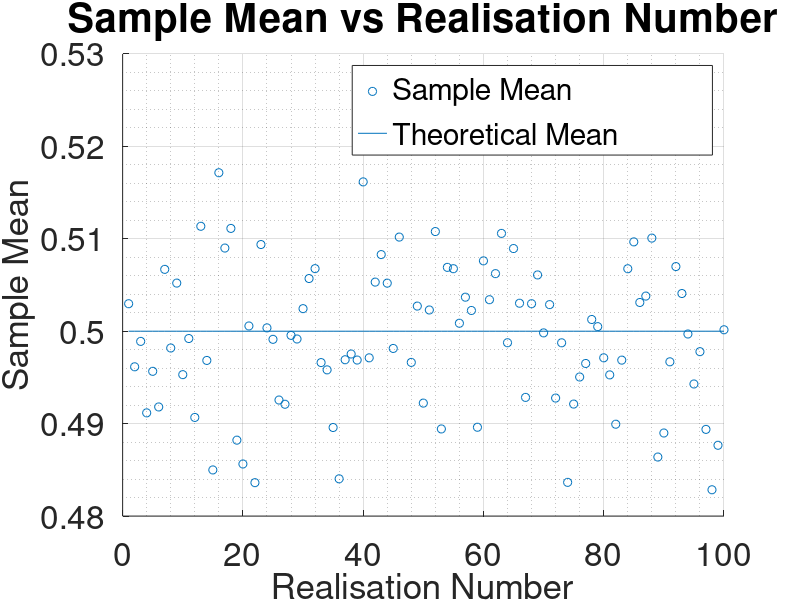

This figure's MATLAB source:
clear all

% set default seed
rng default

% number of ensembles
M = 100;

% number of samples in each time series
N = 1000;

% generate matrix of random values
x = rand(M, N);

% compute sample mean and sample standard deviation 
% of each realisation
mean_1 = mean(x');
std_1 = std(x');

% generate theoretical sample mean 
% and theoretical standard deviation
t_mean = 0.5*ones(1, M);
t_std = 1/(12^0.5)*ones(1, M);

% generate x axis
x = linspace(1, M, M);

% plot values
hold on
scatter(x, mean_1); 
plot(x, t_mean);
hold off

% graphing settings
title('\fontsize{40}Sample Mean vs Realisation Number');
xlabel('\fontsize{35}Realisation Number');
ylabel('\fontsize{35}Sample Mean');

legend('\fontsize{30}Sample Mean',...
       '\fontsize{30}Theoretical Mean');

grid on
grid minor

a = get(gca, 'XTickLabel');
set(gca, 'XTickLabel', a, 'fontsize', 24);




